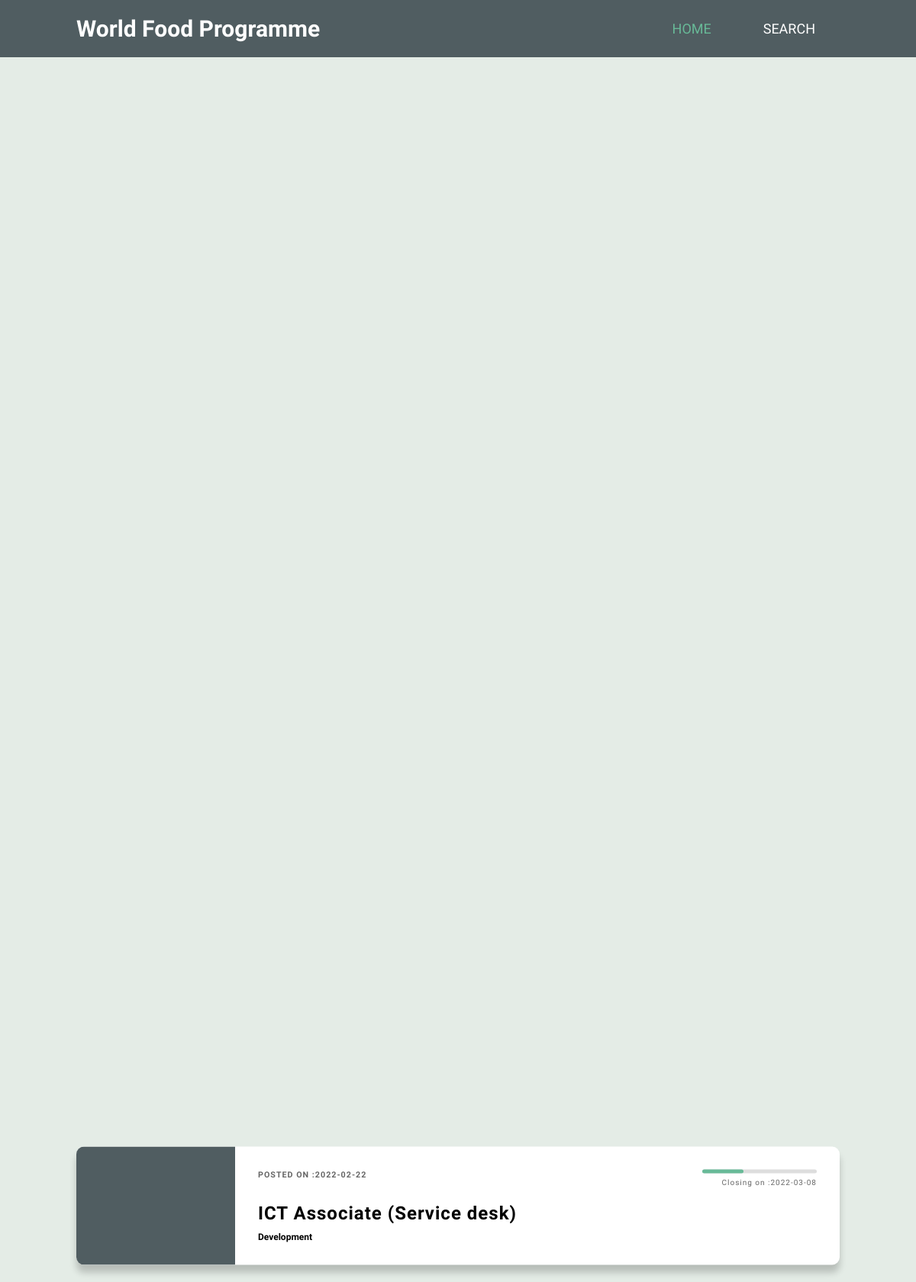
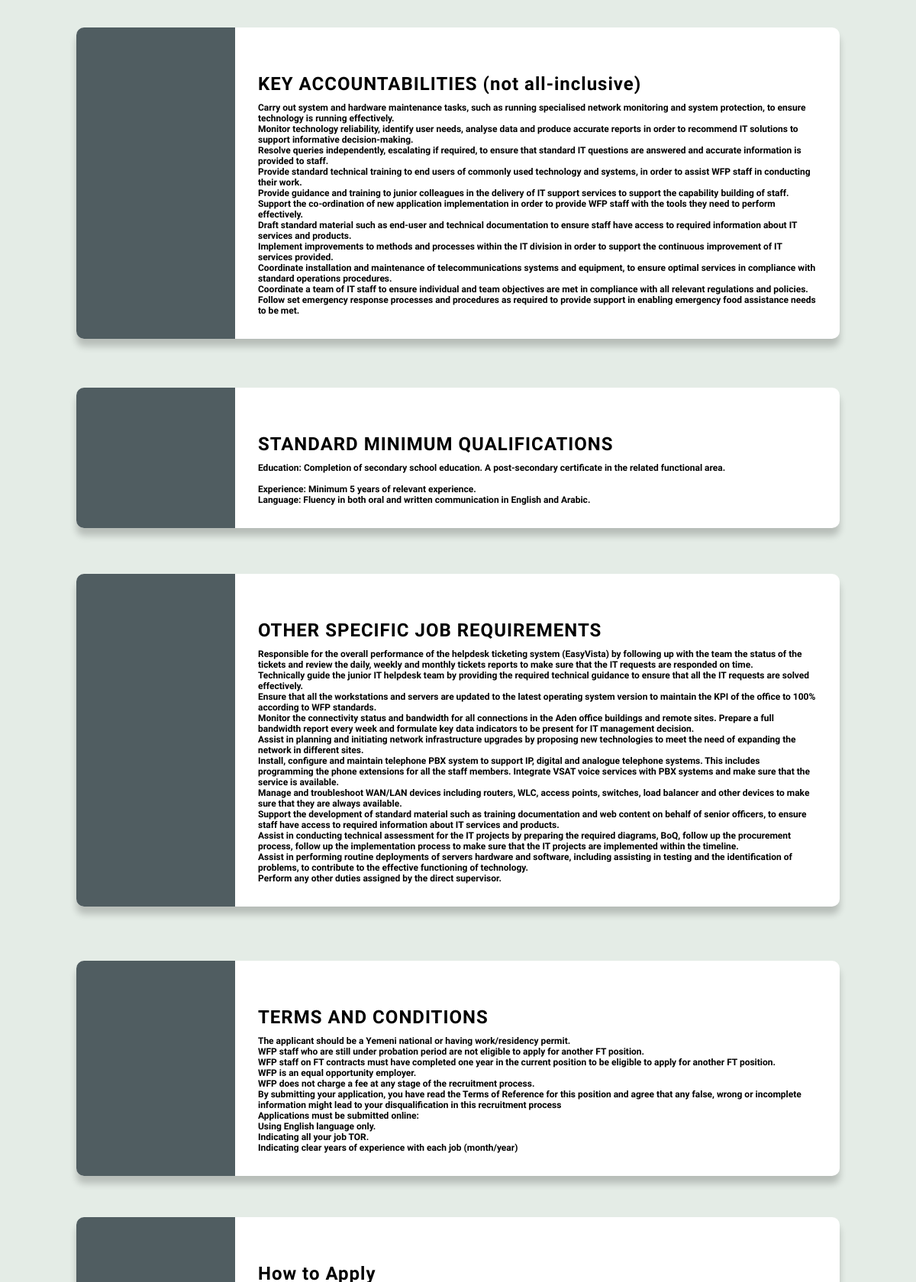
/wfp3.php, run on the app's committed database (2 pictures, top to bottom).
### tables this page shows
CREATE TABLE `jobs` (
  `Id` int(20) NOT NULL,
  `Organization` varchar(30) NOT NULL,
  `Title` varchar(50) NOT NULL,
  `Category` varchar(30) NOT NULL,
  `Posted` date NOT NULL,
  `Deadline` date NOT NULL
);

### wfp3.php (the view, shortened to what this page needs)
<!DOCTYPE html>
<html>
  <head>
    <link rel="stylesheet" type="text/css" href="css/styles.css">
  </head>
  <body>
    <nav>
      <div class="logo">
        <p>World Food Programme</p>
      </div>
      <ul>
        <li><a href="index.php" class="active">Home</a></li>
        <li><a href="search2.php">Search</a></li>
      </ul>
    </nav>
    <div class="container">
      <div class="course" style="margin-top: -100px;">
        <div class="preview">
        </div>
        <div class="info">
          <div class="progress-wrapper">
            <div class="progress"></div>
            <span class="progress-text">
              <?php
                if($conn_link= mysqli_connect('localhost' , 'root')){
                mysqli_select_db($conn_link ,'job');
                if($result = mysqli_query($conn_link ,"SELECT Deadline FROM jobs WHERE Id =6")){
                 while($rows=mysqli_fetch_assoc($result)){
                echo 'Closing on :' .$rows['Deadline'];
                 }
                 }else{
                 echo mysqli_error($conn_link);
                }
                }
                ?>
            </span>
          </div>
          <h6>
            <?php
                if($conn_link= mysqli_connect('localhost' , 'root')){
                mysqli_select_db($conn_link ,'job');
                if($result = mysqli_query($conn_link ,"SELECT Posted FROM jobs WHERE Id =6")){
                 while($rows=mysqli_fetch_assoc($result)){
                echo 'Posted on :' .$rows['Posted'];
                 }
                 }else{
                 echo mysqli_error($conn_link);
                }
                }
                ?>
          </h6>
          <h2 style="margin-top: 30px;">
            <?php
                if($conn_link= mysqli_connect('localhost' , 'root')){
                mysqli_select_db($conn_link ,'job');
                if($result = mysqli_query($conn_link ,"SELECT Title FROM jobs WHERE Id =6")){
                 while($rows=mysqli_fetch_assoc($result)){
                echo '' .$rows['Title'];
                 }
                 }else{
                 echo mysqli_error($conn_link);
                }
                }
                ?>
          </h2>
          <p class="p-trunc">
            <?php
                if($conn_link= mysqli_connect('localhost' , 'root')){
                mysqli_select_db($conn_link ,'job');
                if($result = mysqli_query($conn_link ,"SELECT Category FROM jobs WHERE Id =6")){
                 while($rows=mysqli_fetch_assoc($result)){
                echo '' .$rows['Category'];
                 }
                 }else{
                 echo mysqli_error($conn_link);
                }
                }
                ?>
          </p>
        </div>
      </div>
      <div class="course" style="margin-top: 240px;">
        <div class="preview">
        </div>
        <div class="info">
          <h2 style="margin-top: 30px;">KEY ACCOUNTABILITIES (not all-inclusive)</h2>
          <p class="p-trunc">Carry out system and hardware maintenance tasks, such as running specialised network monitoring and system protection, to ensure technology is running effectively. <br>
Monitor technology reliability, identify user needs, analyse data and produce accurate reports in order to recommend IT solutions to support informative decision-making. <br>
Resolve queries independently, escalating if required, to ensure that standard IT questions are answered and accurate information is provided to staff.<br>
Provide standard technical training to end users of commonly used technology and systems, in order to assist WFP staff in conducting their work. <br>
Provide guidance and training to junior colleagues in the delivery of IT support services to support the capability building of staff. <br>
Support the co-ordination of new application implementation in order to provide WFP staff with the tools they need to perform effectively. <br>
Draft standard material such as end-user and technical documentation to ensure staff have access to required information about IT services and products. <br>
Implement improvements to methods and processes within the IT division in order to support the continuous improvement of IT services provided. <br>
Coordinate installation and maintenance of telecommunications systems and equipment, to ensure optimal services in compliance with standard operations procedures.<br>
Coordinate a team of IT staff to ensure individual and team objectives are met in compliance with all relevant regulations and policies.<br>
Follow set emergency response processes and procedures as required to provide support in enabling emergency food assistance needs to be met. </p>
        </div>
      </div>
      <div class="course" style="margin-top: 600px;">
        <div class="preview">
        </div>
        <div class="info">
          <h2 style="margin-top: 30px;">STANDARD MINIMUM QUALIFICATIONS</h2>
          <p class="p-trunc">Education: Completion of secondary school education. A post-secondary certificate in the related functional area.<br><br>
Experience: Minimum 5 years of relevant experience.<br>
Language: Fluency in both oral and written communication in English and Arabic.</p>
        </div>
      </div>
      <div class="course" style="margin-top: 970px;">
        <div class="preview">
        </div>
        <div class="info">
          <h2 style="margin-top: 30px;">OTHER SPECIFIC JOB REQUIREMENTS</h2>
          <p class="p-trunc">Responsible for the overall performance of the helpdesk ticketing system (EasyVista) by following up with the team the status of the tickets and review the daily, weekly and monthly tickets reports to make sure that the IT requests are responded on time.<br>
Technically guide the junior IT helpdesk team by providing the required technical guidance to ensure that all the IT requests are solved effectively.<br>
Ensure that all the workstations and servers are updated to the latest operating system version to maintain the KPI of the office to 100% according to WFP standards.<br>
Monitor the connectivity status and bandwidth for all connections in the Aden office buildings and remote sites. Prepare a full bandwidth report every week and formulate key data indicators to be present for IT management decision.<br>
Assist in planning and initiating network infrastructure upgrades by proposing new technologies to meet the need of expanding the network in different sites.<br>
Install, configure and maintain telephone PBX system to support IP, digital and analogue telephone systems. This includes programming the phone extensions for all the staff members. Integrate VSAT voice services with PBX systems and make sure that the service is available.<br>
Manage and troubleshoot WAN/LAN devices including routers, WLC, access points, switches, load balancer and other devices to make sure that they are always available.<br>
Support the development of standard material such as training documentation and web content on behalf of senior officers, to ensure staff have access to required information about IT services and products.<br>
Assist in conducting technical assessment for the IT projects by preparing the required diagrams, BoQ, follow up the procurement process, follow up the implementation process to make sure that the IT projects are implemented within the timeline.<br>
Assist in performing routine deployments of servers hardware and software, including assisting in testing and the identification of problems, to contribute to the effective functioning of technology.<br>
Perform any other duties assigned by the direct supervisor.</p>
        </div>
      </div>
      <div class="course" style="margin-top: 1400px;">
        <div class="preview">
        </div>
        <div class="info">
          <h2 style="margin-top: 30px;">TERMS AND CONDITIONS</h2>
          <p class="p-trunc">The applicant should be a Yemeni national or having work/residency permit.<br>
WFP staff who are still under probation period are not eligible to apply for another FT position.<br>
WFP staff on FT contracts must have completed one year in the current position to be eligible to apply for another FT position.<br>
WFP is an equal opportunity employer.<br>
WFP does not charge a fee at any stage of the recruitment process.<br>
By submitting your application, you have read the Terms of Reference for this position and agree that any false, wrong or incomplete information might lead to your disqualification in this recruitment process<br>
Applications must be submitted online:<br>
Using English language only.<br>
Indicating all your job TOR.<br>
Indicating clear years of experience with each job (month/year)</p>
        </div>
      </div>
      <div class="course" style="margin-top: 1680px;">
        <div class="preview">
        </div>
        <div class="info">
          <h2 style="margin-top: 30px;">How to Apply</h2>
        </div>
      </div>
    </div>
  </body>
</html>

### wfp3.php (style rules this page uses)
* { margin: 0px; padding: 0px; box-sizing: border-box; }
body { background-color: #E4ECE6; font-family: 'Muli', sans-serif; }
nav { width: 100%; height: 75px; background-color: #505d61; line-height: 75px; padding: 0px 100px; position: fixed; z-index: 1; }
nav ul { float: right; }
nav ul li { display: inline-block; list-style: none; }
nav ul li a { color: #fff; text-decoration: none; font-size: 18px; text-transform: uppercase; padding: 0px 32px; }
nav ul li .active { color: #68BA98; }
.course { background: #fff; border-radius: 10px; box-shadow: 0 10px 10px rgba(0,0,0,.2); display: flex; max-width: 100%; overflow: hidden; width: 1000px; position: absolute; top: 50%; left: 50%; transform: translate(-50%,-50%); }
.course h6 { opacity: .6; letter-spacing: 1px; text-transform: uppercase; }
.course h2 { letter-spacing: 1px; margin: 10px 0; }
.preview { background: #505d61; color: #fff; padding: 30px; width: 250px; position: relative; }
.info { padding: 30px; position: relative; width: 100%; }
.progress-wrapper { position: absolute; top: 30px; right: 30px; text-align: right; width: 150px; }
.progress { background: #ddd; border-radius: 3px; height: 5px; width: 100%; }
.progress::after { content: ''; border-radius: 3px; background: #68BA98; position: absolute; top: 0; left: 0; height: 5px; width: 36%; }
.progress-text { font-size: 10px; opacity: .6; letter-spacing: 1px; }
.info p { font-size: 12px; font-weight: bold; }
nav .logo { font-size: 30px; font-weight: bold; letter-spacing: 1.5; }
nav .logo p { float: left; color: #fff; }

### data on the page
jobs: Deadline "2022-03-08", Posted "2022-02-22", Title "ICT Associate (Service desk)", Category "Development"
